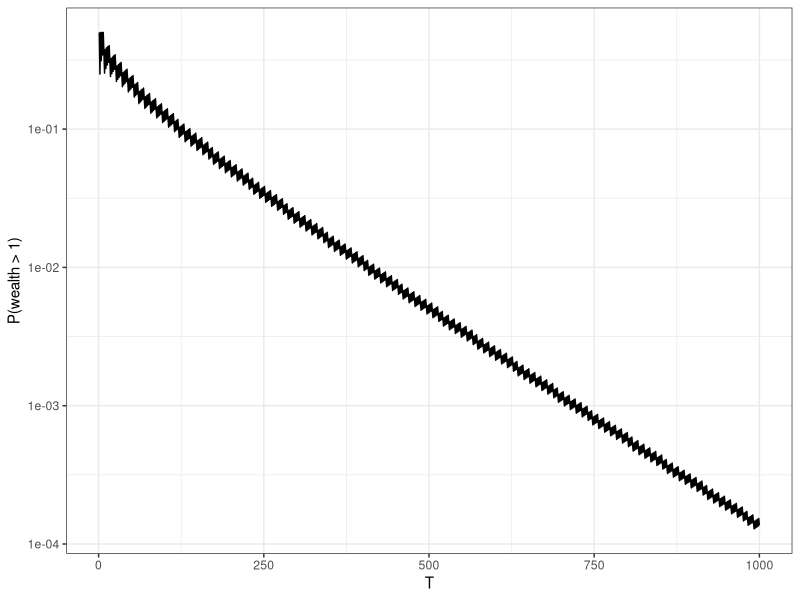
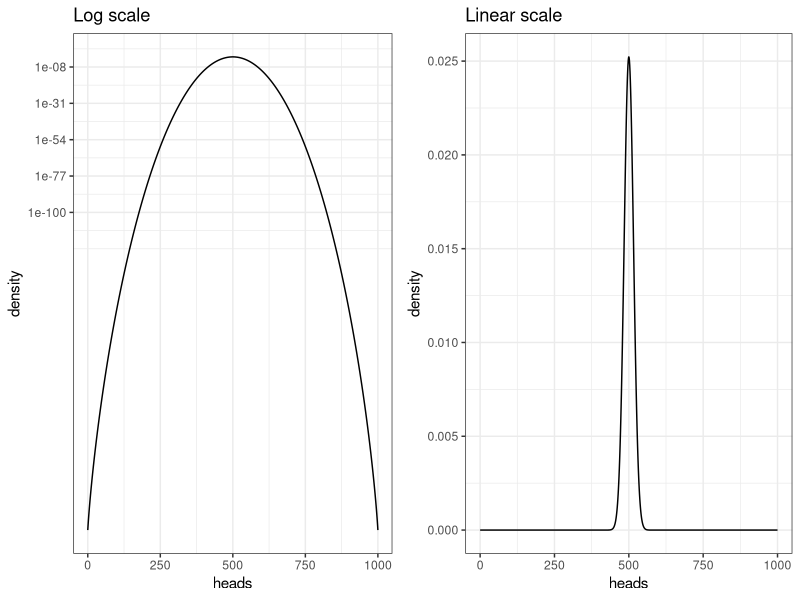
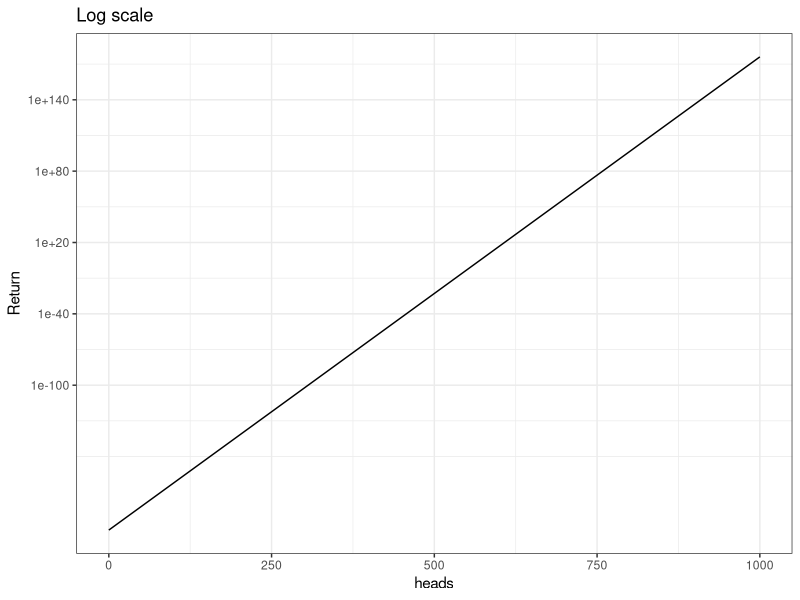
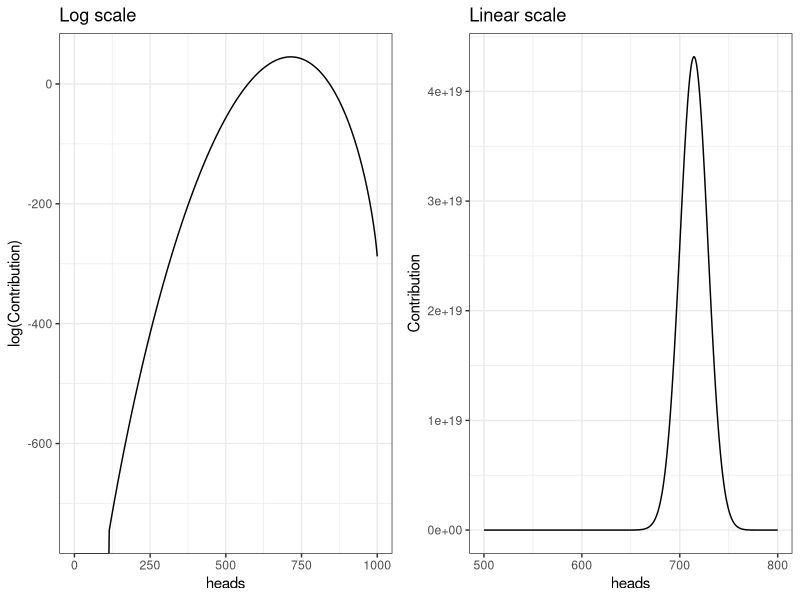

Here is the R script that generated these plots, in order:
## ---- chunk 1
require(tidyverse)
require(gridExtra)
## ---- chunk 2
pheads <- function(p = 0.5, h, t) choose(t, h)*p^t
ret <- function(h,t) 1.5^h*0.6^(t-h)

# All numbers of heads possible
h <- c(0:1000)
# corresponding probabilities
dh <- pheads(h = h, t = 1000)
# payoff for each number of heads
rh <- ret(h = h, t = 1000)
# total return over T tosses
total_return <- dh * rh

# Check if the total return is the same as arithmetical (1.05^T)
sum(total_return) / 1.05^1000 # yes it is!
## ---- chunk 3
# what is the probability to have positive return?
positive_return_idx <- which(rh > 1)
# summing up the probabilities for these outcomes
prob_positive_return <- dh[positive_return_idx] %>% sum() %>% print()
## ---- chunk 4
# if we define ruin as anything less then 0.001
ruin_idx <- which(rh < 0.001)
# then probability of ruin is:
prob_ruin <- dh[ruin_idx] %>% sum() %>% print()
## ---- chunk 5
# Now how does that depends on T?

p.win <- function(t){
  h <- c(0:t)
  dh <- pheads(h = h, t = t)
  rh <- ret(h = h, t = t)
  positive_return_idx <- which(rh > 1)
  prob_positive_return <- dh[positive_return_idx] %>% sum()
  return(prob_positive_return)
}

t <- c(1:1000)
y <- c()
for (i in t){
  y <- c(y, p.win(i))
}

pwin_vs_t <- data.frame(t, y)

ggplot(pwin_vs_t,aes(x = t, y = y))+
  geom_line()+
  scale_y_log10()+
  ylab('P(wealth > 1)')+
  xlab('T')+
  theme_bw()
## ---- chunk 6
# distribution of probabilities (beta?)
df <- data.frame(h, dh)

p <- ggplot(df, aes(x = h, y = dh))+
  geom_line()+
  theme_bw()+
  ylab('density')+
  xlab('heads')

p.log <- p + ggtitle('Log scale')+
  scale_y_log10()
  

p.lin <- p + ggtitle('Linear scale')

grid.arrange(p.log, p.lin, nrow = 1)
## ---- chunk 7
# distribution of returns
df <- data.frame(h, rh) %>% 
  merge(df)

p <- ggplot(df %>% na.omit(), aes(x = h, y = rh))+
  geom_line()+
  ylab('Return')+
  theme_bw()+
  xlab('heads')

p.log <- p + ggtitle('Log scale')+
  scale_y_log10()
  
# For some reason ggplot has trouble drawing linear plot
# p.lin <- p + ggtitle('Linear scale')

grid.arrange(p.log, nrow = 1)

## ---- chunk 8
df <- data.frame(h, logcon = log(rh*dh)) %>%
  merge(df)
# distribution of probabilities (beta?)
p.log <- ggplot(df, 
       aes(x = h, y = logcon))+
  geom_line()+
  theme_bw()+
  xlab('heads')+
  ylab('log(Contribution)')+ ggtitle('Log scale')

p.lin <- ggplot(df, 
       aes(x = h, y = exp(logcon)))+
  geom_line()+
  theme_bw()+
  xlab('heads')+
  ylab('Contribution')+
  xlim(500, 800)+ ggtitle('Linear scale')

grid.arrange(p.log, p.lin, nrow=1)
